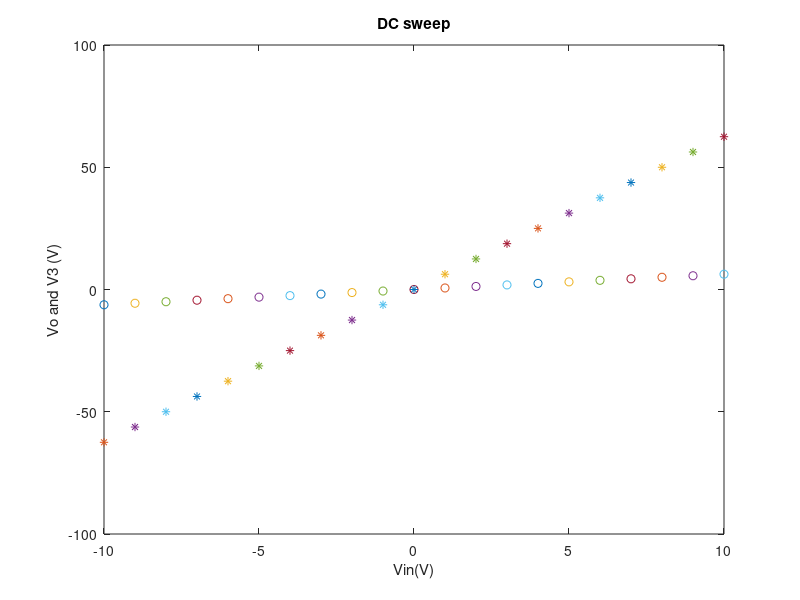
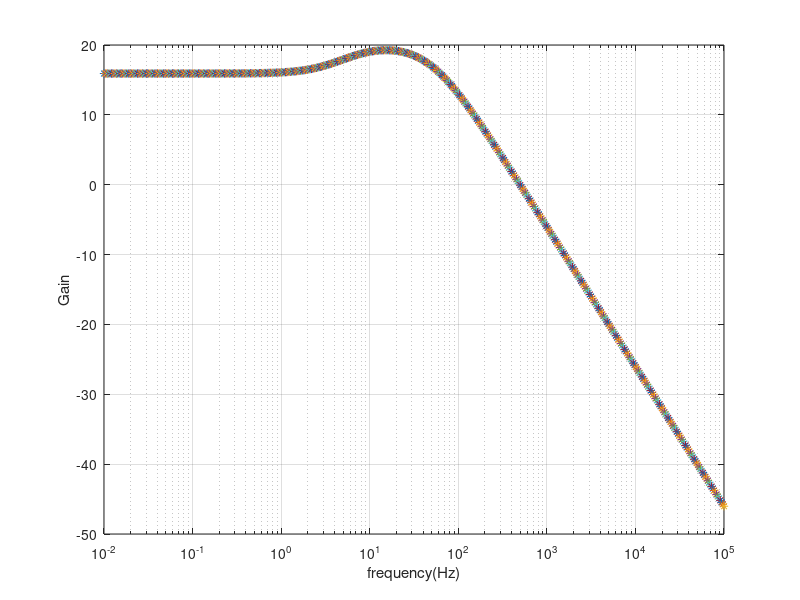

These figures' MATLAB source, in order: (Note: a time limit stopped this script after it produced the figures.)
clear;
clc;

R1=1;
C=0.25;
R2=2;
L=0.2;
R3=10;
alpha=100;
R4=0.1;
R0=1000;

Chat=zeros(8,8);
Chat(1,2)=C;
Chat(1,3)=-C;
Chat(2,2)=-C;
Chat(2,3)=C;
Chat(6,4)=-L;

for Vin=-10:1:10
    Ghat=zeros(8,8);
    Ghat(1,1)=-1;
    Ghat(1,2)=1/R1;
    Ghat(1,3)=-1/R1;
    Ghat(2,2)=-1/R1;
    Ghat(2,3)=1/R1+1/R2;
    Ghat(2,4)=1;
    Ghat(3,4)=-1;
    Ghat(3,5)=1/R3;
    Ghat(4,6)=-1;
    Ghat(4,7)=1/R4;
    Ghat(4,8)=-1/R4;
    Ghat(5,7)=-1/R4;
    Ghat(5,8)=1/R4+1/R0;
    Ghat(6,3)=1;
    Ghat(6,5)=-1;
    Ghat(7,2)=1;
    Ghat(8,5)=alpha/R3;
    Ghat(8,7)=-1;
    F=zeros(8,1);
    F(7,1)=Vin;
    V=Ghat\F;
    figure(1);
    plot(Vin,V(5),'o');
    hold on;
    plot(Vin,V(8),'*');
    title('DC sweep');
    xlabel('Vin(V)');
    ylabel('Vo and V3 (V)');
    hold on;
    pause(0.1);
     
end

w=logspace(-2,5,500);
for N=1:length(w)
    Vac=(Ghat+1i*w(N)*Chat)\F;
    gain=20*log10(abs(Vac(8)/Vin));
    figure(2);
    semilogx(w(N),gain,'*');
    ylabel('Gain');
    xlabel('frequency(Hz)');
    hold on;
    grid on;
    
    figure(3);
    semilogx(w(N),abs(Vac(8)),'*');
    ylabel('Vo(V)');
    xlabel('frequency(Hz)');
    hold on;
    grid on;  
end

w=pi;
C=[];
gain=[];
for N=1:10000
    C(N)=0.25+0.05*randn();
    Chat(1,2)=C(N);
    Chat(1,3)=-C(N);
    Chat(2,2)=-C(N);
    Chat(2,3)=C(N);
    Vac=(Ghat+1i*w*Chat)\F;
    gain(N)=abs(Vac(8)/Vin);
end
figure(4);
hist(gain,100);
